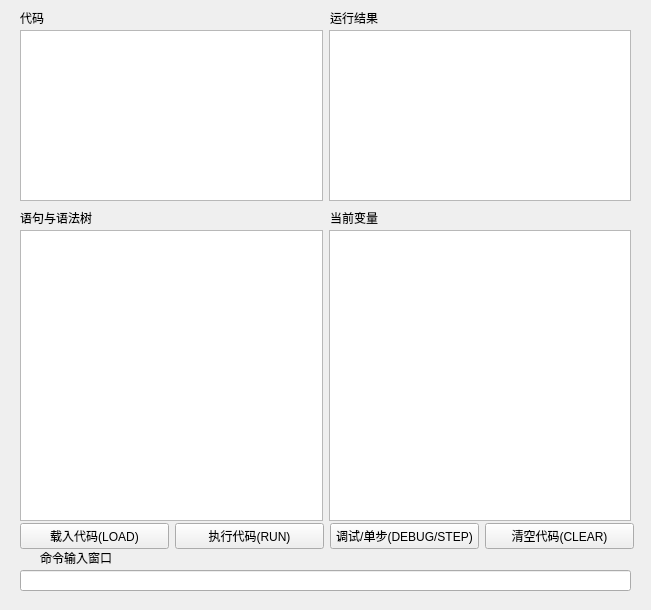
<?xml version="1.0" encoding="UTF-8"?>
<ui version="4.0">
 <class>Widget</class>
 <widget class="QWidget" name="Widget">
  <property name="geometry">
   <rect>
    <x>0</x>
    <y>0</y>
    <width>651</width>
    <height>610</height>
   </rect>
  </property>
  <property name="windowTitle">
   <string>Widget</string>
  </property>
  <widget class="QWidget" name="horizontalLayoutWidget">
   <property name="geometry">
    <rect>
     <x>20</x>
     <y>30</y>
     <width>611</width>
     <height>171</height>
    </rect>
   </property>
   <layout class="QHBoxLayout" name="HLayout_show">
    <item>
     <widget class="QTextBrowser" name="textBrowser_code"/>
    </item>
    <item>
     <widget class="QTextBrowser" name="textBrowser_result"/>
    </item>
   </layout>
  </widget>
  <widget class="QLabel" name="label_code">
   <property name="geometry">
    <rect>
     <x>20</x>
     <y>10</y>
     <width>60</width>
     <height>16</height>
    </rect>
   </property>
   <property name="text">
    <string>代码</string>
   </property>
  </widget>
  <widget class="QLabel" name="label_result">
   <property name="geometry">
    <rect>
     <x>330</x>
     <y>10</y>
     <width>60</width>
     <height>16</height>
    </rect>
   </property>
   <property name="text">
    <string>运行结果</string>
   </property>
  </widget>
  <widget class="QLabel" name="label_tree">
   <property name="geometry">
    <rect>
     <x>20</x>
     <y>210</y>
     <width>81</width>
     <height>16</height>
    </rect>
   </property>
   <property name="text">
    <string>语句与语法树</string>
   </property>
  </widget>
  <widget class="QLabel" name="label_input">
   <property name="geometry">
    <rect>
     <x>40</x>
     <y>550</y>
     <width>81</width>
     <height>16</height>
    </rect>
   </property>
   <property name="text">
    <string>命令输入窗口</string>
   </property>
  </widget>
  <widget class="QLineEdit" name="lineEdit_input">
   <property name="geometry">
    <rect>
     <x>20</x>
     <y>570</y>
     <width>611</width>
     <height>21</height>
    </rect>
   </property>
  </widget>
  <widget class="QWidget" name="layoutWidget">
   <property name="geometry">
    <rect>
     <x>20</x>
     <y>520</y>
     <width>614</width>
     <height>32</height>
    </rect>
   </property>
   <layout class="QHBoxLayout" name="HLayout_button">
    <item>
     <widget class="QPushButton" name="Button_load">
      <property name="text">
       <string>载入代码(LOAD)</string>
      </property>
     </widget>
    </item>
    <item>
     <widget class="QPushButton" name="Button_run">
      <property name="text">
       <string>执行代码(RUN)</string>
      </property>
     </widget>
    </item>
    <item>
     <widget class="QPushButton" name="Button_debug">
      <property name="text">
       <string>调试/单步(DEBUG/STEP)</string>
      </property>
     </widget>
    </item>
    <item>
     <widget class="QPushButton" name="Button_clear">
      <property name="text">
       <string>清空代码(CLEAR)</string>
      </property>
     </widget>
    </item>
   </layout>
  </widget>
  <widget class="QWidget" name="horizontalLayoutWidget_2">
   <property name="geometry">
    <rect>
     <x>20</x>
     <y>230</y>
     <width>611</width>
     <height>291</height>
    </rect>
   </property>
   <layout class="QHBoxLayout" name="horizontalLayout">
    <item>
     <widget class="QTextBrowser" name="textBrowser_tree"/>
    </item>
    <item>
     <widget class="QTextBrowser" name="textBrowser_var"/>
    </item>
   </layout>
  </widget>
  <widget class="QLabel" name="label_var">
   <property name="geometry">
    <rect>
     <x>330</x>
     <y>210</y>
     <width>71</width>
     <height>16</height>
    </rect>
   </property>
   <property name="text">
    <string>当前变量</string>
   </property>
  </widget>
 </widget>
 <resources/>
 <connections/>
</ui>
